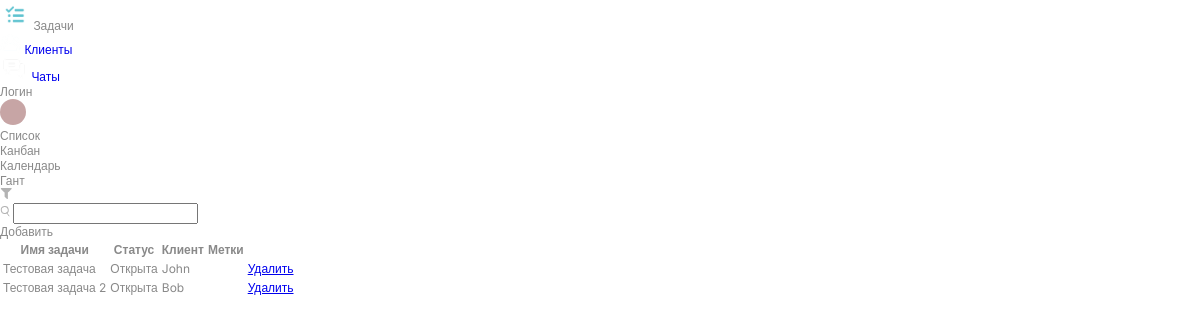
The page /Tasks.php on the database its author committed.
### tables this page shows
CREATE TABLE `issues` (
  `id_issue` int(11) NOT NULL,
  `id_status` int(11) DEFAULT NULL,
  `id_user` int(11) NOT NULL,
  `id_client` int(11) NOT NULL,
  `id_mark` int(11) DEFAULT NULL,
  `deleted` tinyint(1) DEFAULT 0,
  `name` varchar(100) DEFAULT NULL,
  `Description` text NOT NULL,
  `start_time` datetime DEFAULT NULL,
  `completion_time` datetime DEFAULT NULL
);

CREATE TABLE `status` (
  `id_status` int(11) NOT NULL,
  `status_name` varchar(50) NOT NULL
);

CREATE TABLE `clients` (
  `id_client` int(11) NOT NULL,
  `first_name` varchar(100) DEFAULT NULL,
  `middle_name` varchar(100) DEFAULT NULL,
  `last_name` varchar(100) DEFAULT NULL,
  `deleted` tinyint(1) DEFAULT 0
);

### Tasks.php (the view, shortened to what this page needs)
<?php
include 'database.php';
$sql = "SELECT issues.name, issues.name AS issue_name, issues.id_client, issues.description, issues.id_issue,
status.status_name, clients.first_name, clients.middle_name, clients.last_name, issues.completion_time, issues.id_status, marks.name AS mark_name
FROM issues
LEFT JOIN status ON issues.id_status = status.id_status
LEFT JOIN clients ON issues.id_client = clients.id_client
LEFT JOIN marks ON issues.id_mark = marks.id_mark
WHERE issues.deleted = 0";
$result = $conn->query($sql);
?>
<!DOCTYPE html>
<html lang="en">
<head>
    <link rel="stylesheet" href="CSS/Issue_Styl.css">
    <link rel="stylesheet" href="CSS/tasksStyle.css">
    <link rel="stylesheet" href="CSS/completerstylee.css">
</head>
<body>
    <header>
        <div class="header-container">
            <div class="nav-item active">
                <div class="rectangle-9">
                    <img src="IMG/image-70active.svg" alt="Задачи" width="30" height="30" />
                    <span class="nav-text">Задачи</span>
                </div>
            </div>
            <div class="nav-item">
              <a href="Clients.php" class="rectangle-9 client" style="text-decoration: none;">
                    <img src="IMG/image-80.svg" alt="Клиенты" width="21" height="21" />
                    <span class="nav-text">Клиенты</span>
              </a>
            </div>
            <div class="nav-item">
              <a href="Chats.php" class="rectangle-9 chat" style="text-decoration: none;">
                    <img src="IMG/image-90.svg" alt="Чаты" width="28" height="24" />
                    <span class="nav-text">Чаты</span>
              </a>
            </div>
        </div>
        <div class="login-avatar-container">
            <div class="login-text">Логин</div>
            <div class="avatar">
                <svg xmlns="http://www.w3.org/2000/svg" width="26" height="26" viewBox="0 0 26 26" fill="none">
                    <circle cx="13" cy="13" r="13" fill="#C7A5A5" />
                </svg>
            </div>
        </div>
    </header>
    <div class="header-content">
        <div class="second-panel">
            <div class="panel-item">
                <span>Список</span>
            </div>
            <div class="panel-item" id="kanban">
                <span>Канбан</span>
            </div>
            <div class="panel-item" id="calendar">
                <span>Календарь</span>
            </div>
            <div class="panel-item" id="gant">
                <span>Гант</span>
            </div>
        </div>
        <div class="search-panel">
    <div class="custom-select-wrapper">
        <img src="IMG/Polygon2.svg" alt="Select" id="customSelect">
    </div>
    <img src="IMG/Search.svg" alt="Search" />
    <input type="text" id="keywordInput"/>
</div>
<div class="add-button"><span>Добавить</span></div>
    </div>
    <div class="task-list-container">
        <table class="task-table">
          <thead>
            <tr>
              <th>Имя задачи</th>
              <th>Статус</th>
              <th>Клиент</th>
              <th>Метки</th>
              <th></th>
            </tr>
          </thead>
          <tbody>
            <?php
            if ($result->num_rows > 0) {
                while ($row = $result->fetch_assoc()) {
                    echo "<tr>";
                    echo "<td data-task-name='" . $row['name'] . "'  data-task-id='" . $row['id_issue'] .  "' data-task-description='" . $row['description'] . "' data-client-id='" . $row['first_name'] . $row['middle_name'] . $row['last_name'] . "' data-task-completion='" . $row['completion_time'] . "' data-status-id='" . $row['status_name'] . "' data-marks-id='" . $row['mark_name'] . "' data-comment='";
                    $comments = [];
                    echo implode(', ', $comments) . "' class='open-task-modal'>" . $row['issue_name'] . "</td>";
                    echo "<td data-status-id='" . $row['id_status'] . "'>" . $row['status_name'] . "</td>";
                    echo "<td>" . $row['first_name'] . "</td>";
                    echo "<td>" . $row['mark_name'] . "</td>";
                    echo "<td> <a href='#' onclick='deleteTask(" . $row['id_issue'] . ")'>Удалить</a></td>";
                    echo "</tr>";
                }
            }
            ?>
          </tbody>
        </table>
      </div>
</body>
</html>

### CSS/Issue_Styl.css (style rules this page uses)
body { margin: 0; padding: 0; color: #898989; font-family: Inter; font-size: 12px; font-style: normal; line-height: normal; }

### CSS/tasksStyle.css (style rules this page uses)
body { margin: 0; padding: 0; color: #898989; font-family: Inter; font-size: 12px; font-style: normal; line-height: normal; }

### CSS/completerstylee.css (style rules this page uses)
body { margin: 0; padding: 0; color: #898989; font-family: 'Inter', sans-serif; font-size: 12px; font-weight: 400; line-height: normal; }

### rows shown on the page
issues: name "Тестовая задача", id_status.status_name "Открыта", id_client.first_name "John"
issues: name "Тестовая задача 2", id_status.status_name "Открыта", id_client.first_name "Bob"
